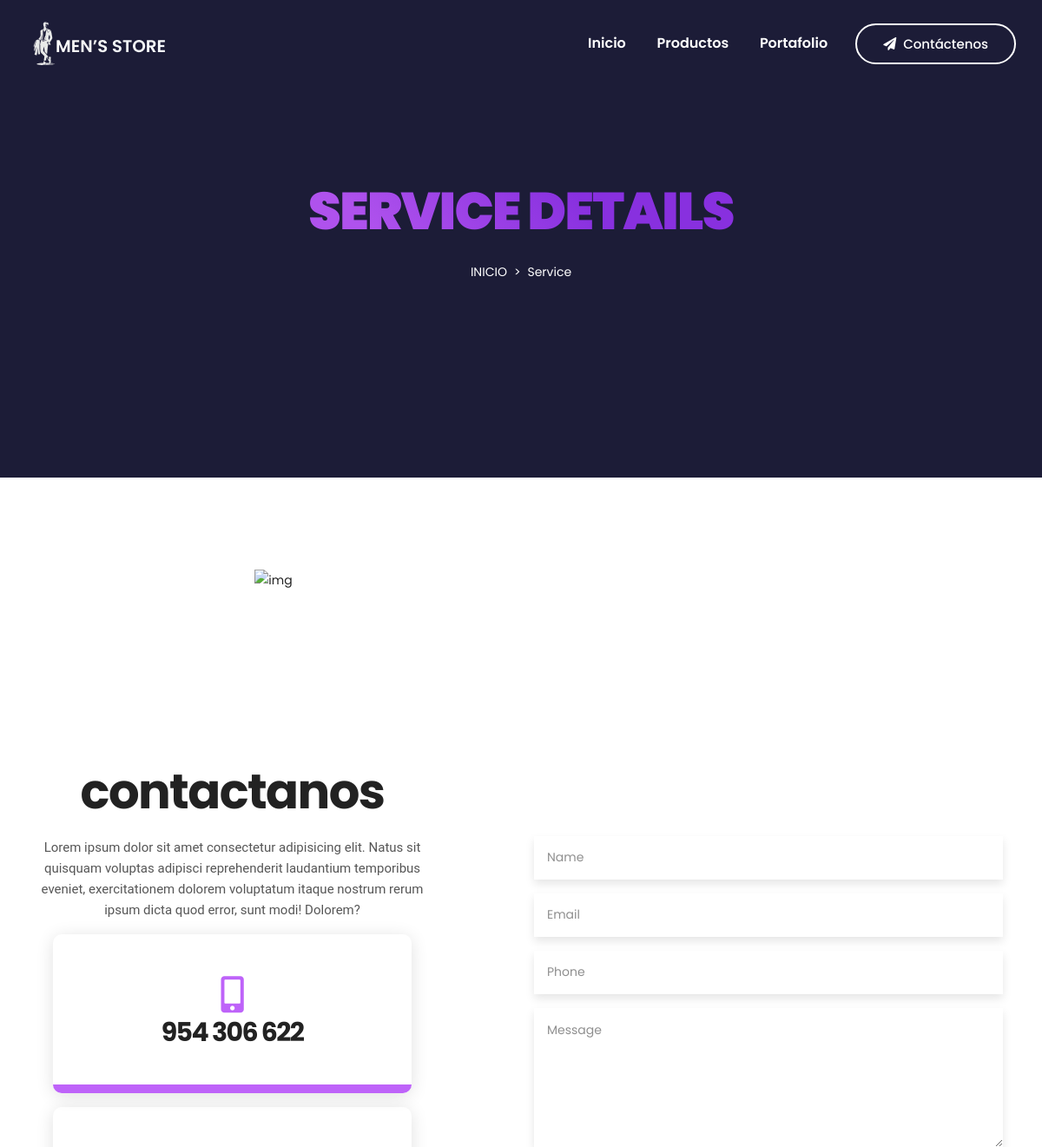
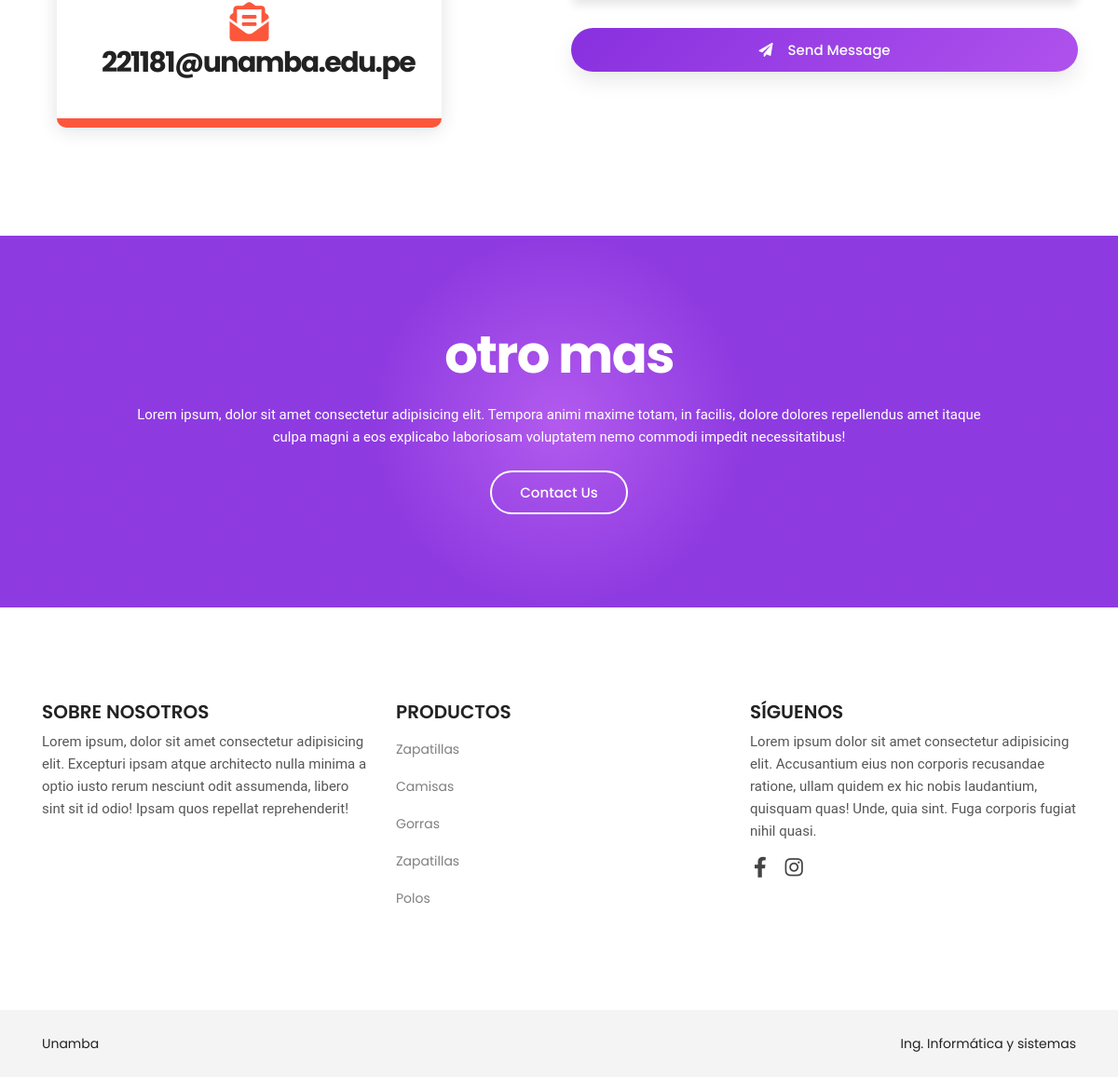
Screenshot of /servicedetail.php with the database file from the repository (2 pictures, top to bottom).
### tables this page shows
CREATE TABLE `sitecontact` (
  `id` int(11) NOT NULL,
  `phone1` varchar(150) NOT NULL,
  `phone2` varchar(150) NOT NULL,
  `email1` varchar(100) NOT NULL,
  `email2` varchar(100) NOT NULL,
  `updated_at` timestamp NOT NULL DEFAULT current_timestamp() ON UPDATE current_timestamp()
);

CREATE TABLE `service` (
  `id` int(11) NOT NULL,
  `service_title` varchar(500) NOT NULL,
  `service_desc` varchar(1000) NOT NULL,
  `service_detail` varchar(2000) NOT NULL,
  `ufile` varchar(1000) NOT NULL,
  `upadated_at` timestamp NOT NULL DEFAULT current_timestamp() ON UPDATE current_timestamp()
);

### servicedetail.php (the view, shortened to what this page needs)
<?php
include "header.php";
$todo= mysqli_real_escape_string($con,$_GET["id"]);
?>
        <section class="section breadcrumb-area overlay-dark d-flex align-items-center">
            <div class="container">
                <div class="row">
                    <div class="col-12">
                        <div class="breadcrumb-content d-flex flex-column align-items-center text-center">
                            <h2 class="text-white text-uppercase mb-3">Service Details</h2>
                            <ol class="breadcrumb">
                                <li class="breadcrumb-item"><a class="text-uppercase text-white" href="index.html">Inicio</a></li>
                                <li class="breadcrumb-item text-white active">Service</li>
                            </ol>
                        </div>
                    </div>
                </div>
            </div>
        </section>
        <?php
    $rt=mysqli_query($con,"SELECT * FROM service where id='$todo'");
    $tr = mysqli_fetch_array($rt);
    $ufile = "$tr[ufile]";
?>
        <section class="section about-area ptb_100">
            <div class="container">
                <div class="row justify-content-between align-items-center">
                    <div class="col-12 col-lg-6">
                        <div class="about-thumb text-center">
                            <img src="dashboard/uploads/services/<?php print $ufile;?>" alt="img">
                        </div>
                    </div>
                    <div class="col-12 col-lg-6">
                        <div class="about-content section-heading text-center text-lg-left pl-md-4 mt-5 mt-lg-0 mb-0">
                        </div>
                    </div>
                </div>
            </div>
        </section>
        <section id="contact" class="contact-area ptb_100">
            <div class="container">
                <div class="row justify-content-between align-items-center">
                    <div class="col-12 col-lg-5">
                        <div class="section-heading text-center mb-3">
                            <h2>Contactanos</h2>
                            <p class="d-none d-sm-block mt-4">Lorem ipsum dolor sit amet consectetur adipisicing elit. Natus sit quisquam voluptas adipisci reprehenderit laudantium temporibus eveniet, exercitationem dolorem voluptatum itaque nostrum rerum ipsum dicta quod error, sunt modi! Dolorem?</p>
                        </div>
                        <div class="contact-us">
                            <ul>
                                <li class="contact-info color-1 bg-hover active hover-bottom text-center p-5 m-3">
                                    <span><i class="fas fa-mobile-alt fa-3x"></i></span>
                                    <a class="d-block my-2" href="tel:<?php print $phone1 ?>">
                                        <h3><?php print $phone1 ?></h3>
                                    </a>
                                </li>
                                <li class="contact-info color-3 bg-hover active hover-bottom text-center p-5 m-3">
                                    <span><i class="fas fa-envelope-open-text fa-3x"></i></span>
                                    <a class="d-none d-sm-block my-2" href="mailto:<?php print $email1 ?>">
                                        <h3><?php print $email1 ?></h3>
                                    </a>
                                </li>
                            </ul>
                        </div>
                    </div>
                    <div class="col-12 col-lg-6 pt-4 pt-lg-0">
                        <div class="contact-box text-center">
<form action="" method="post" enctype="multipart/form-data">
                                <div class="row">
                                    <div class="col-12">
                                        <div class="form-group">
                                            <input type="text" class="form-control" name="name" placeholder="Name" required="required">
                                        </div>
                                        <div class="form-group">
                                            <input type="email" class="form-control" name="email" placeholder="Email" required="required">
                                        </div>
                                        <div class="form-group">
                                            <input type="text" class="form-control" name="phone" placeholder="Phone" required="required">
                                        </div>
                                    </div>
                                    <div class="col-12">
                                        <div class="form-group">
                                            <textarea class="form-control" name="message" placeholder="Message" required="required"></textarea>
                                        </div>
                                    </div>
                                    <div class="col-12">
                                        <button type="submit" class="btn btn-bordered active btn-block mt-3" name="save"><span class="text-white pr-3"><i class="fas fa-paper-plane"></i></span>Send Message</button>
                                    </div>
                                </div>
                            </form>
                        </div>
                    </div>
                </div>
            </div>
        </section>
        <section class="section cta-area bg-overlay ptb_100">
            <div class="container">
                <div class="row justify-content-center">
                    <div class="col-12 col-lg-10">
                        <div class="section-heading text-center m-0">
                            <h2 class="text-white">Otro mas</h2>
                            <p class="text-white d-none d-sm-block mt-4">Lorem ipsum, dolor sit amet consectetur adipisicing elit. Tempora animi maxime totam, in facilis, dolore dolores repellendus amet itaque culpa magni a eos explicabo laboriosam voluptatem nemo commodi impedit necessitatibus!</p>
                            <a href="contact" class="btn btn-bordered-white mt-4">Contact Us</a>
                        </div>
                    </div>
                </div>
            </div>
        </section>
<?php include "footer.php"; ?>

### footer.php (shortened to what this page needs)
<?php include "z_db.php";?>
    <footer class="section footer-area">
                        <div class="footer-top ptb_100">
                                <div class="container">
                                        <div class="row">
                                                <div class="col-12 col-sm-6 col-lg-4">
                                                        <div class="footer-items">
                                                        <h3 class="footer-title text-uppercase mb-2">Sobre Nosotros</h3>
                                                                <p class="mb-2">Lorem ipsum, dolor sit amet consectetur adipisicing elit. Excepturi ipsam atque architecto nulla minima a optio iusto rerum nesciunt odit assumenda, libero sint sit id odio! Ipsam quos repellat reprehenderit!</p>
                                                        </div>
                                                </div>
                                                <div class="col-12 col-sm-6 col-lg-4">
                                                        <div class="footer-items">
                                                                <h3 class="footer-title text-uppercase mb-2">Productos</h3>
                                                                <ul>
 <?php
     $q="SELECT * FROM  service ORDER BY id DESC LIMIT 5";
 $r123 = mysqli_query($con,$q);
while($ro = mysqli_fetch_array($r123))
{
    $id="$ro[id]";
    $service_title="$ro[service_title]";
print "
<li class='py-2'><a class='text-black-50' href='servicedetail.php?id=$id'>$service_title</a></li>
";
}
?>
                                                                </ul>
                                                        </div>
                                                </div>
                                                <div class="col-12 col-sm-6 col-lg-4">
                                                        <div class="footer-items">
                                                                <h3 class="footer-title text-uppercase mb-2">Síguenos</h3>
                                                                <p class="mb-2">Lorem ipsum dolor sit amet consectetur adipisicing elit. Accusantium eius non corporis recusandae ratione, ullam quidem ex hic nobis laudantium, quisquam quas! Unde, quia sint. Fuga corporis fugiat nihil quasi.</p>
                                                                <ul class="social-icons list-inline pt-2">
                                                                                <li class="list-inline-item px-1"><a href="https://www.facebook.com/usuario"><i class="fab fa-facebook-f"></i></a></li>
                                                                                <li class="list-inline-item px-1"><a href="https://www.instagram.com/usuario"><i class="fab fa-instagram"></i></a></li>
                                                                </ul>
                                                        </div>
                                                </div>
                                        </div>
                                </div>
                        </div>
                        <div class="footer-bottom bg-grey">
                                <div class="container">
                                        <div class="row">
                                                <div class="col-12">
                                                        <div class="copyright-area d-flex flex-wrap justify-content-center justify-content-sm-between text-center py-4">
                                                                <div class="copyright-left">Unamba</div>
                                                                <div class="copyright-right">Ing. Informática y sistemas</div>
                                                        </div>
                                                </div>
                                        </div>
                                </div>
                        </div>
                </footer>
        </div>
</body>
</html>

### rows the page displays
sitecontact: phone1 "954 306 622", email1 "221181@unamba.edu.pe"
service: service_title "Zapatillas"
service: service_title "Camisas"
service: service_title "Gorras"
service: service_title "Zapatillas"
service: service_title "Polos"
